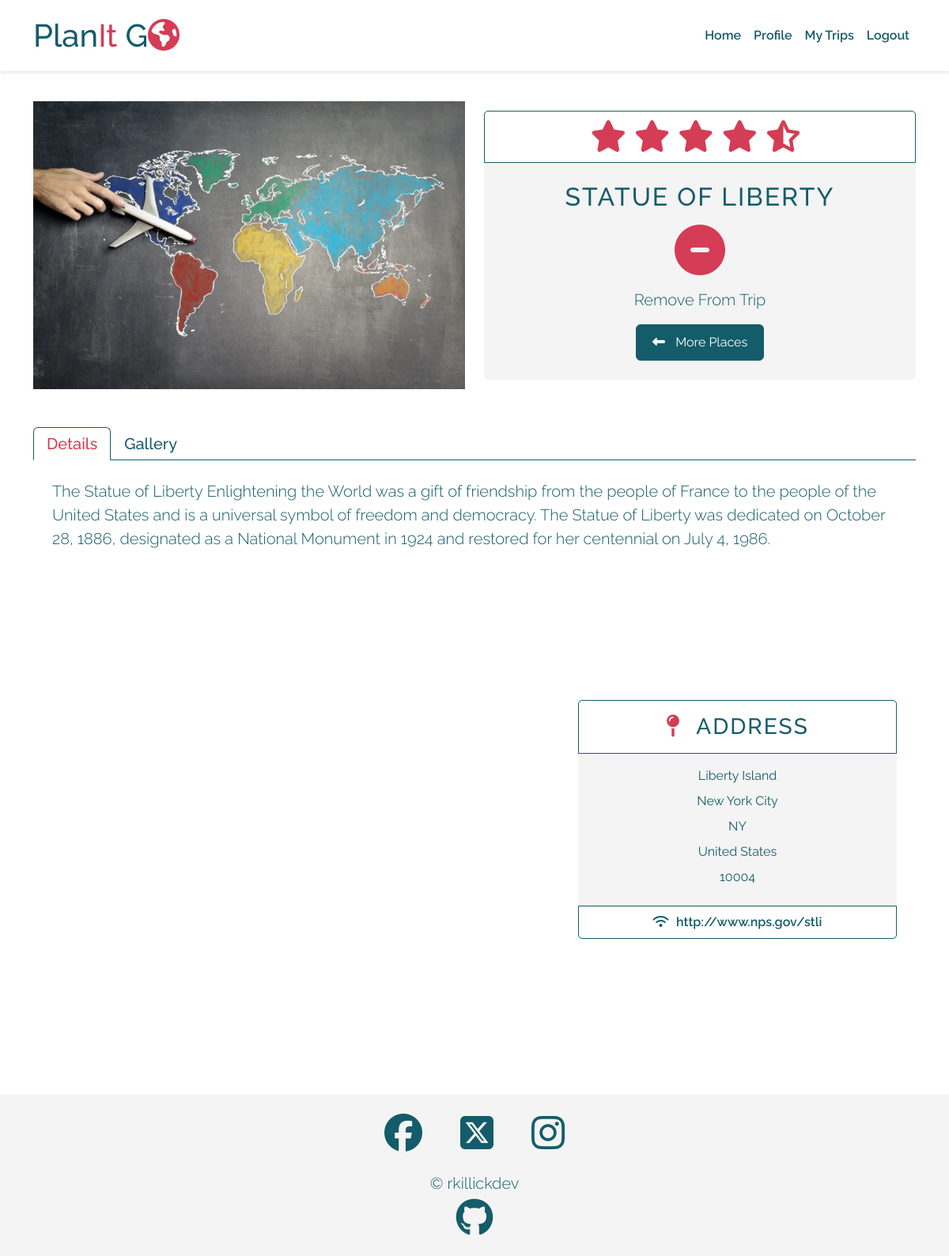
The app's page /trips/nyc-fun/44/place/400/ (signed in) with its own data.
### places/models.py (models this page shows, shortened)
class Place(models.Model):
    location = models.ForeignKey(
        Location, on_delete=models.CASCADE, related_name="places"
    )
    venue_id = models.CharField(max_length=50, unique=True)
    type = models.CharField(max_length=150, null=True)
    category = models.CharField(max_length=150)
    sub_categories = models.JSONField(null=True, blank=True)
    name = models.CharField(max_length=50)
    slug = models.SlugField(max_length=50)
    location_string = models.CharField(max_length=150, null=True)
    description = models.TextField(null=True)
    image = models.CharField(max_length=150, default="placeholder")
    ranking_position = models.IntegerField(null=True)
    rating = models.FloatField(null=True)
    phone = models.CharField(max_length=50, null=True)
    address = models.JSONField()
    latitude = models.DecimalField(max_digits=10, decimal_places=8)
    longitude = models.DecimalField(max_digits=11, decimal_places=8)
    website = models.CharField(max_length=200, null=True)
    ranking_string = models.CharField(max_length=150, null=True)
    created_on = models.DateTimeField(auto_now_add=True)
    approved = models.BooleanField(default=True)
    class Meta:
        ordering = ["-ranking_position"]
    """
     Populates the slug field with a slugified version
     of the title field.
     https://stackoverflow.com/questions/141487/is-there-an-easy-way-to-populate-slugfield-from-charfield
    """

### trips/views.py (the view, shortened to what this page needs)
class PlaceDetail(LoginRequiredMixin, View):
    def get(self, request, slug, trip_id, place_id, *args, **kwargs):
        trip = get_object_or_404(Trip, id=trip_id)
        if trip.profile.id == request.user.profile.id:
            place = get_object_or_404(Place, id=place_id)
            reviews = place.reviews.filter(approved=True).order_by(
                "created_on"
            )
            images = place.images.filter(approved=True).order_by("created_on")
            added = False
            if trip.places.filter(id=place.id).exists():
                added = True
            g_maps_api_key = os.environ.get("GOOGLE_MAPS_API_KEY")
            return render(
                request,
                "trips/place_detail.html",
                {
                    "trip": trip,
                    "place": place,
                    "added": added,
                    "reviews": reviews,
                    "images": images,
                    "g_maps_api_key": g_maps_api_key,
                },
            )

### trips/templates/trips/place_detail.html (shortened to what this page needs)
{% extends "base.html" %}
{% block content %}
{% load static %}
{% include 'includes/place_summary.html' %}
{% include 'includes/single_place_info.html' %}
{% endblock %}

### templates/includes/place_summary.html (shortened to what this page needs)
<section class="place-summary mt-7 mb-5">
  <div class="container">
    <div class="row flex-wrap-reverse gy-4">
      <div class="col-lg-6 d-flex flex-column justify-content-center align-items-center">
        <div class="image-container">
          <img src="{{ place.image }}"
               alt="{{ place.name }}"
               class="img-fluid">
        </div>
      </div>
      <div class="col-lg-6 d-flex flex-column justify-content-center">
        <div class="card border-0 bg-secondary">
          <div class="card-header bg-light border text-center display-6">
            <span data-place_rating="{{ place.rating }}"
                  id="stars">
            </span>
          </div>
          <div class="text-container p-4 d-flex flex-column justify-content-between text-center">
            <h2 class="card-title mb-3">{{ place.name }}</h2>
            {% if request.resolver_match.url_name == 'place_detail' %}
              {% include 'includes/place_toggle.html' %}
            {% elif request.user.is_staff %}
              {% include 'includes/place_staff_approve_toggle.html' %}
            {% endif %}
            <div class="justify-content-center">
              <a href="{% if request.resolver_match.url_name == 'place_detail' %} {% url 'trip_detail' trip.slug trip.id %}#trip-recommendations {% else %} {% url 'place_list' place.location.id place.location.slug %} {% endif %}"
                 class="btn btn-dark button-link">
                <span><i class="fa-solid fa-left-long"></i>&ensp;</span>
                {% if request.resolver_match.url_name == 'place_detail' %}
                More Places {% else %} More Places {% endif %}
              </a>
            </div>
          </div>
        </div>
      </div>
    </div>
  </div>
</section>

### templates/includes/single_place_info.html (shortened to what this page needs)
{% load static %}
<section class="place-info mb-5">
  <div class="container">
    <nav>
      <div class="nav nav-tabs h5"
           id="nav-tab"
           role="tablist">
        <button class="nav-link active"
                id="nav-details-tab"
                data-bs-toggle="tab"
                data-bs-target="#nav-details"
                type="button"
                role="tab"
                aria-controls="nav-details"
                aria-selected="true">Details
        </button>
        <button class="nav-link {% if images.count > 0 %} d-block {% else %} d-none {% endif %}"
                id="nav-gallery-tab"
                data-bs-toggle="tab"
                data-bs-target="#nav-gallery"
                type="button"
                role="tab"
                aria-controls="nav-gallery"
                aria-selected="false">Gallery
        </button>
      </div>
    </nav>
    <div class="tab-content"
         id="nav-tabContent">
      <div class="tab-pane fade show active"
           id="nav-details"
           role="tabpanel"
           aria-labelledby="nav-details-tab">
        <div class="row">
          <div class="col-12">
            <div class="text-container p-4">
              <p class="lead">
                {{ place.description }}
              </p>
            </div>
          </div>
        </div>
        <div class="row mb-5">
          <div class="col-lg-7">
            <div class="map-container px-4">
              <div id="map"></div>
            </div>
          </div>
          <div class="col-lg-5">
            <div class="text-container p-4 d-flex flex-column justify-content-center h-100 mb-5 text-center">
              <div class="card border-0 bg-secondary">
                <div class="card-header border bg-light">
                  <h3 class="m-0 py-2">
                    <span><i class="fa-solid fa-map-pin text-primary"></i>&ensp;</span>Address
                  </h3>
                </div>
                <div class="card-body place-address">
                  <ul class="m-0">
                    {% for key, value in place.address.items %}
                      {% if value and not value == "" %}
                        <li class="pb-2">{{ value }}</li>
                      {% endif %}
                    {% endfor %}
                  </ul>
                </div>
                <div class="card-footer border bg-light fw-semibold {% if place.website == None %} d-none {% else %} d-block {% endif %}">
                  <a href="{{ place.website }}"
                     class="link-transform"
                     target="_blank"
                     rel="noopener"
                     aria-label="Visit the website for {{ place.name }} (opens in a new tab)">
                    <span><i class="fa-solid fa-wifi"></i>&ensp;</span>{{ place.website }}
                  </a>
                </div>
              </div>
            </div>
          </div>
        </div>
      </div>
    </div>
  </div>
</section>

### static/css/styles.css (style rules this page uses)
* { box-sizing: border-box; padding: 0; margin: 0; }
a { text-decoration: none; color: inherit; }
ul { list-style-type: none; }
h2, h3, h4 { text-transform: uppercase; letter-spacing: 2px; }
.btn-dark { --bs-btn-hover-color:var(--bs-light); }
.button-link { width: fit-content; }
.link-transform { transition: all 0.15s ease; }
#map { height: 600px; }
.place-address ul { padding: 0; }

### records on screen
Place: name "STATUE OF LIBERTY", description "The Statue of Liberty Enlightening the World was a gift of friendship from the people of France to the people of the United States and is a universal symbol of freedom and democracy. The Statue of Liberty was dedicated on October 28, 1886, designated as a National Monument in 1924 and restored for her centennial on July 4, 1986.", website "http://www.nps.gov/stli"

### other values on screen
{{ value }} "Liberty Island" "New York City" "NY" "United States" "10004"
